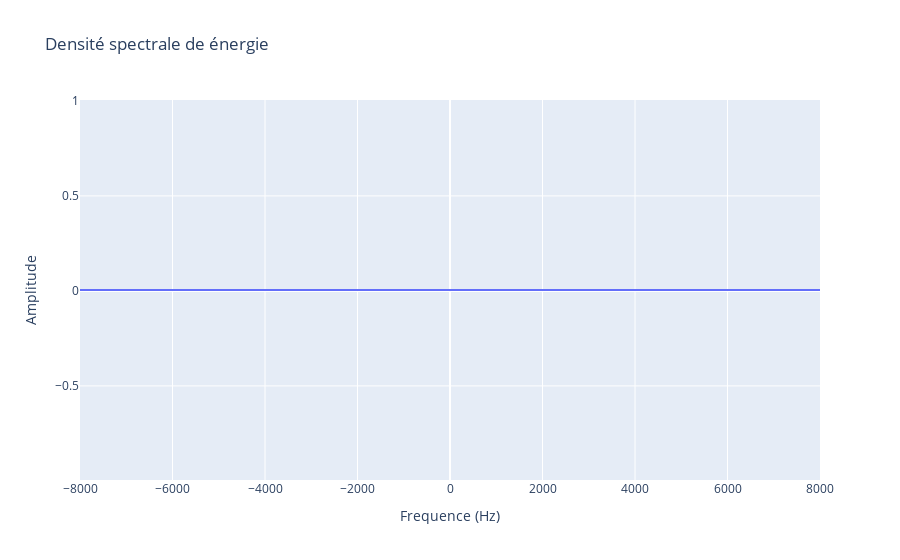

Notebook code for this chart:
### Code cell
#densité spectrale d'énergie 

DSE = np.trapezoid(Xr**2+Xi**2,f)

#affichage

df = pd.DataFrame({'Frequence':f,'DSE':DSE})

fig = px.line(data_frame=df, x='Frequence', y='DSE', title='Densité spectrale d'/énergie')

fig.update_layout(xaxis_title='Frequence (Hz)', yaxis_title='Amplitude')

fig.show()

### Figure 1 — Plotly figure (JSON) as saved in the notebook; plotly's stock layout.template omitted (floating-point values rounded to 4 significant figures; data arrays with more than 128 entries replaced by an {"elided": "..."} marker saying what was removed)
{"data": [{"hovertemplate": "Frequence=%{x}<br>DSE=%{y}<extra></extra>", "legendgroup": "", "line": {"color": "#636efa", "dash": "solid"}, "marker": {"symbol": "circle"}, "mode": "lines", "name": "", "showlegend": false, "type": "scattergl", "x": {"elided": "16000 int values"}, "xaxis": "x", "y": {"elided": "16000 float values"}, "yaxis": "y"}], "layout": {"legend": {"tracegroupgap": 0}, "title": {"text": "Densité spectrale de énergie"}, "xaxis": {"anchor": "y", "domain": [0, 1], "title": {"text": "Frequence (Hz)"}}, "yaxis": {"anchor": "x", "domain": [0, 1], "title": {"text": "Amplitude"}}}}
